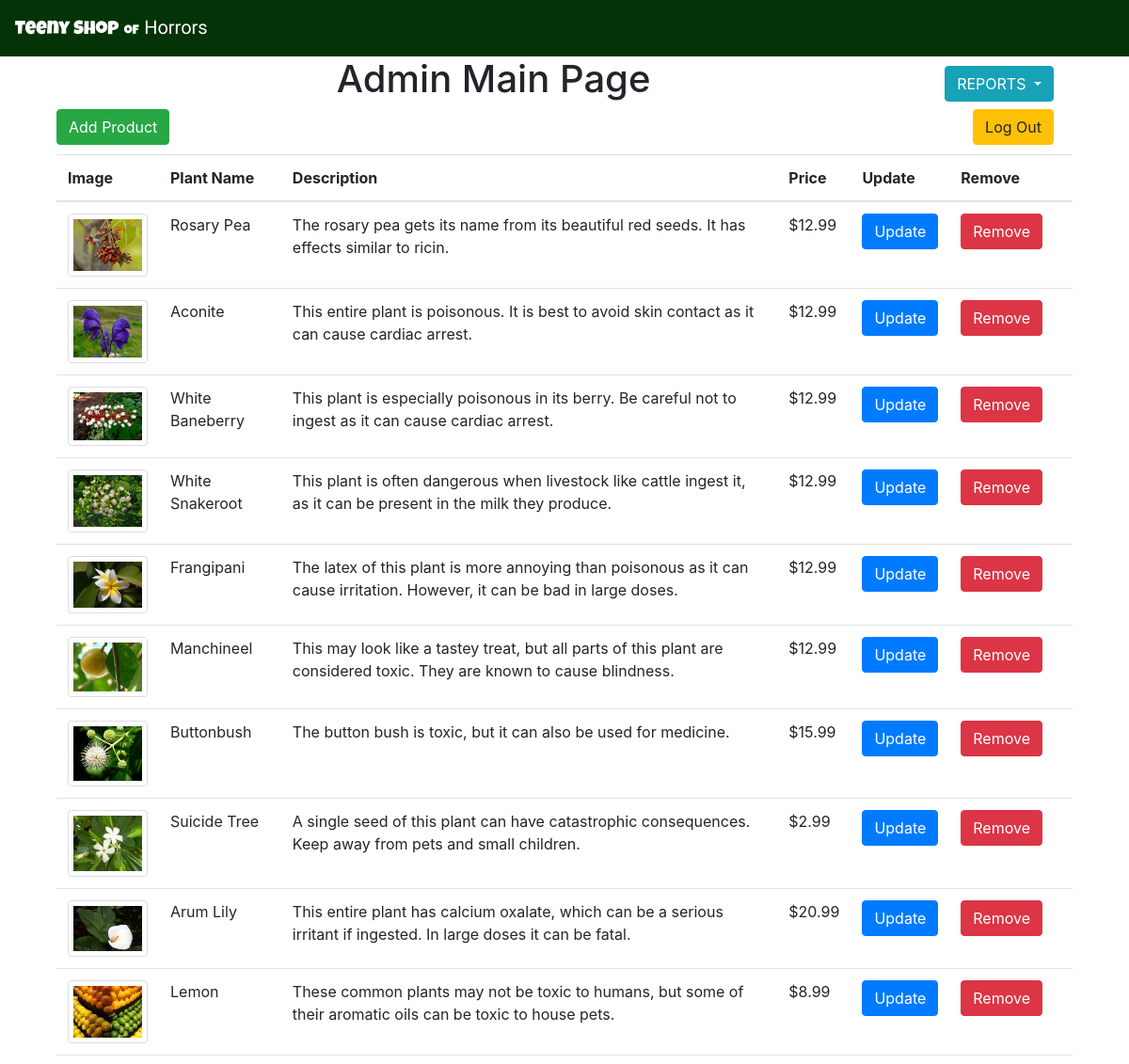
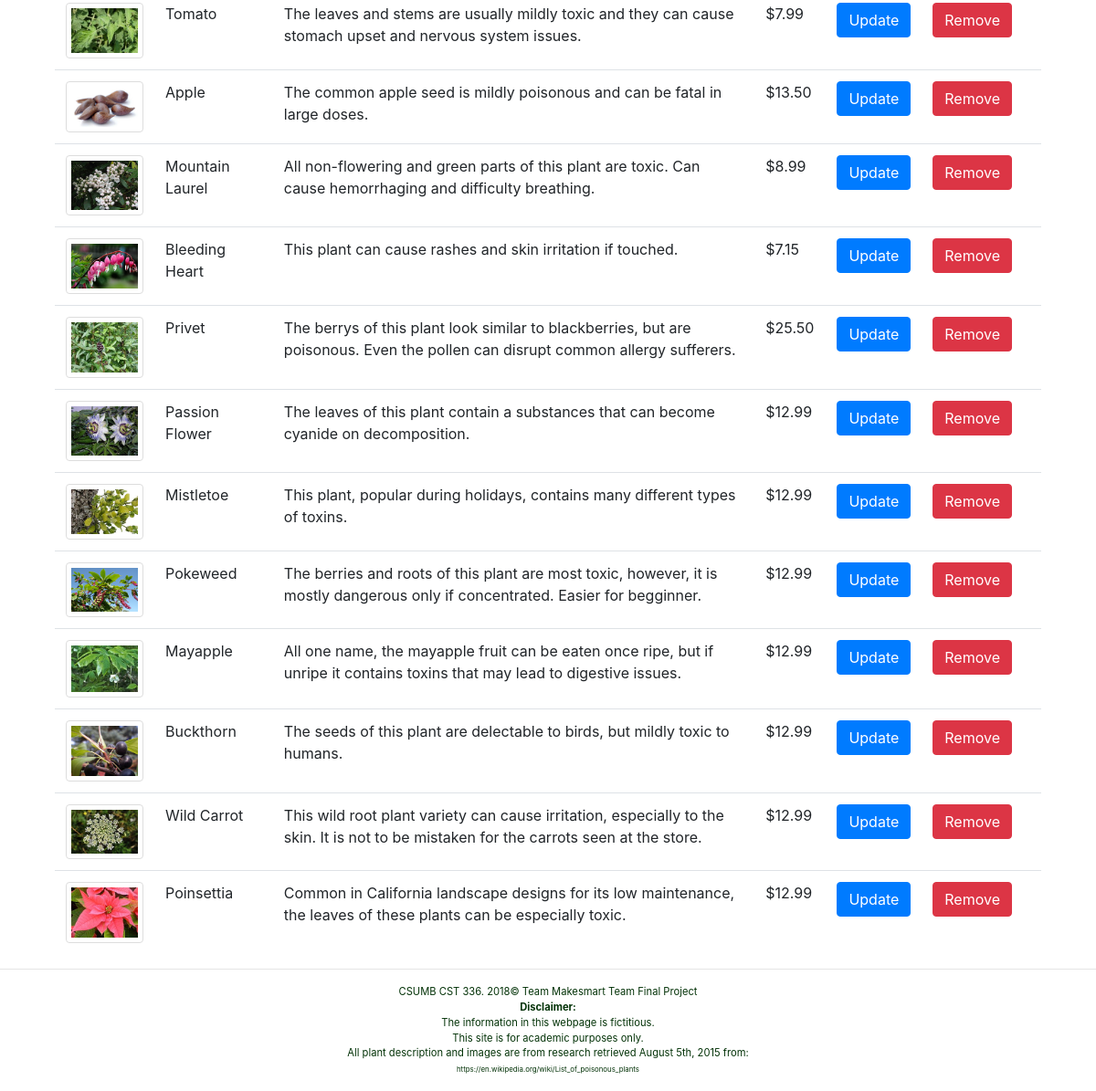
Page /CST336FINAL-PROJECT/admin/admin.php (signed in) on the committed database (2 pictures, top to bottom).
### tables this page shows
CREATE TABLE IF NOT EXISTS `plant` (
  `idplant` INT(11) NOT NULL AUTO_INCREMENT,
  `plantName` VARCHAR(45) NOT NULL DEFAULT ' ',
  `plantDesc` VARCHAR(225) NOT NULL DEFAULT ' ',
  `priceDollar` INT(11) NOT NULL DEFAULT '0',
  `priceCent` INT(11) NOT NULL DEFAULT '0',
  `imgLink` VARCHAR(225) NULL DEFAULT ' ',
  PRIMARY KEY (`idplant`));

### CST336FINAL-PROJECT/admin/admin.php (the view, shortened to what this page needs)
<!DOCTYPE html>
<html>
    <head>
        <link rel="stylesheet" href="https://maxcdn.bootstrapcdn.com/bootstrap/4.1.3/css/bootstrap.min.css">
        <link rel="stylesheet" href="styles/main.css" type="text/css" />
    </head>
    <body >
        <nav class="navbar navbar-expand-lg navbar-dark">
            <a class="navbar-brand" >
                <span id="teeny-shop">Teeny Shop</span>
                <span id="of"> of</span>
                <span id="horrors"> Horrors</span>
            </a>
        </nav>
        <div class='container'>
            <div class="dropdown">
                <button class="btn btn-info dropdown-toggle" type="button" data-toggle="dropdown" >REPORTS
                    <span class="caret"></span></button>
            </div>
            <div  class="text-center">
                <h1> Admin Main Page</h1>
            </div>
            <div>
                <?php
                function displayAllProducts() {
                    $conn = getDatabaseConnection();
                    $sql = "SELECT * FROM plant ORDER BY idplant";
                    $stmt = $conn->prepare($sql);
                    $stmt->execute();
                    $records = $stmt->fetchAll(PDO::FETCH_ASSOC);
                    return $records;
                }
                $records = displayAllProducts();
                echo "<div class='container' >";
                echo "<div class='span2' >
                    <form action='addProduct.php'>
                        <button type='submit' class='btn btn-success' id='beginning' name='addProduct' value='Add Product'>Add Product</button>
                        <input type='submit' style='float:right;' class='btn btn-warning' id='beginning' name='logOut' value='  Log Out  '/>
                    </form>
                 </div>";
                echo "<table class='table table-hover'>";
                echo
                "<thead>
                <tr>
                   <th scope = 'col'>Image</th>
                   <th scope = 'col'>Plant Name</th>
                   <th scope = 'col'>Description</th>
                   <th scope = 'col'>Price</th>
                   <th scope = 'col'>Update</th>
                   <th scope = 'col'>Remove</th>
                </tr>
              </thead>";
                echo "<tbody>";
                foreach ($records as $record) {
                    echo"<div id='$counter'>";
                    echo "<tr>";
                    $img = "../" . $record['imgLink'];
                    echo "<td><a target='_blank' href=" . $img . "><img src=" . $img . " alt='No Image' class='imagePlant'></td>";
                    echo "<td>" . $record['plantName'] . "</td>";
                    echo "<td>" . $record['plantDesc'] . "</td>";
                    echo "<td>" . "$" . $record['priceDollar'] . "." . $record['priceCent'] . "</td>";
                    echo "<td><a class='btn btn-primary' href='updateProduct.php?idplant=" . $record['idplant'] . "'>Update</a></td>";
                    echo '<form action="deleteProduct.php" method="get" onsubmit="return confirmDelete()">';
                    echo "<td><input type='submit' class='btn btn-danger' name='deleteProduct' value='Remove' id='dlt'></td>";
                    echo "</form>";
                }
                echo "</tbody>";
                echo "</table>";
                echo "</div>";
                ?>
            </div>
        </div>
    </body>
    <?php
    include '../php/footer.php';
    ?>
</html>

### CST336FINAL-PROJECT/php/footer.php
<?php
    echo "
                <style>
                    .footerId{
                    color: #043308;
                    text-align: center;
                    font-size: .7em;
                    }
                </style>
                <footer class='footerId'>
                    <hr>
		            <p>
		            CSUMB CST 336. 2018&copy; Team Makesmart Team Final Project <br />
		            <strong>Disclaimer:</strong><br />
		            The information in this webpage is fictitious. <br />
			        This site is for academic purposes only. <br />
		            All plant description and images are from research retrieved August 5th, 2015 from: <br />
                    <a class='footerId' href='https://en.wikipedia.org/wiki/List_of_poisonous_plants'>https://en.wikipedia.org/wiki/List_of_poisonous_plants</a>
               <footer>
        ";
?>

### CST336FINAL-PROJECT/admin/styles/main.css (style rules this page uses)
.navbar { background-color: #043308; height: 60px; }
#teeny-shop, #of { font-family: 'Luckiest Guy', cursive; }
#of { font-size: .7em; }
#horrors { font-family: 'Nosifer', cursive; }
span { color: white; }
.navbar { width: auto; }
img { border: 1px solid #ddd; border-radius: 4px; padding: 5px; width: 85px; }
.container input { margin-right: 20px; }
.dropdown, .btn-info dropdown-toggle { float: right; margin-top: 10px; margin-right: 35px; }
#beginning { margin-bottom: 10px; }

### CST336FINAL-PROJECT/php/footer.php (style rules this page uses)
.footerId { color: #043308; text-align: center; font-size: .7em; }

### rows in the picture
plant: imgLink (picture), plantName "Rosary Pea", plantDesc "The rosary pea gets its name from its beautiful red seeds. It has effects similar to ricin.", priceDollar "12", priceCent "99"
plant: imgLink (picture), plantName "Aconite", plantDesc "This entire plant is poisonous. It is best to avoid skin contact as it can cause cardiac arrest.", priceDollar "12", priceCent "99"
plant: imgLink (picture), plantName "White Baneberry", plantDesc "This plant is especially poisonous in its berry. Be careful not to ingest as it can cause cardiac arrest.", priceDollar "12", priceCent "99"
plant: imgLink (picture), plantName "White Snakeroot", plantDesc "This plant is often dangerous when livestock like cattle ingest it, as it can be present in the milk they produce.", priceDollar "12", priceCent "99"
plant: imgLink (picture), plantName "Frangipani", plantDesc "The latex of this plant is more annoying than poisonous as it can cause irritation. However, it can be bad in large doses.", priceDollar "12", priceCent "99"
plant: imgLink (picture), plantName "Manchineel", plantDesc "This may look like a tastey treat, but all parts of this plant are considered toxic. They are known to cause blindness.", priceDollar "12", priceCent "99"
plant: imgLink (picture), plantName "Buttonbush", plantDesc "The button bush is toxic, but it can also be used for medicine.", priceDollar "15", priceCent "99"
plant: imgLink (picture), plantName "Suicide Tree", plantDesc "A single seed of this plant can have catastrophic consequences. Keep away from pets and small children.", priceDollar "2", priceCent "99"
plant: imgLink (picture), plantName "Arum Lily", plantDesc "This entire plant has calcium oxalate, which can be a serious irritant if ingested. In large doses it can be fatal.", priceDollar "20", priceCent "99"
plant: imgLink (picture), plantName "Lemon", plantDesc "These common plants may not be toxic to humans, but some of their aromatic oils can be toxic to house pets.", priceDollar "8", priceCent "99"
plant: imgLink (picture), plantName "Tomato", plantDesc "The leaves and stems are usually mildly toxic and they can cause stomach upset and nervous system issues.", priceDollar "7", priceCent "99"
plant: imgLink (picture), plantName "Apple", plantDesc "The common apple seed is mildly poisonous and can be fatal in large doses.", priceDollar "13", priceCent "50"
plant: imgLink (picture), plantName "Mountain Laurel", plantDesc "All non-flowering and green parts of this plant are toxic. Can cause hemorrhaging and difficulty breathing.", priceDollar "8", priceCent "99"
plant: imgLink (picture), plantName "Bleeding Heart", plantDesc "This plant can cause rashes and skin irritation if touched.", priceDollar "7", priceCent "15"
plant: imgLink (picture), plantName "Privet", plantDesc "The berrys of this plant look similar to blackberries, but are poisonous. Even the pollen can disrupt common allergy sufferers.", priceDollar "25", priceCent "50"
plant: imgLink (picture), plantName "Passion Flower", plantDesc "The leaves of this plant contain a substances that can become cyanide on decomposition.", priceDollar "12", priceCent "99"
plant: imgLink (picture), plantName "Mistletoe", plantDesc "This plant, popular during holidays, contains many different types of toxins.", priceDollar "12", priceCent "99"
plant: imgLink (picture), plantName "Pokeweed", plantDesc "The berries and roots of this plant are most toxic, however, it is mostly dangerous only if concentrated. Easier for begginner.", priceDollar "12", priceCent "99"
plant: imgLink (picture), plantName "Mayapple", plantDesc "All one name, the mayapple fruit can be eaten once ripe, but if unripe it contains toxins that may lead to digestive issues.", priceDollar "12", priceCent "99"
plant: imgLink (picture), plantName "Buckthorn", plantDesc "The seeds of this plant are delectable to birds, but mildly toxic to humans.", priceDollar "12", priceCent "99"
plant: imgLink (picture), plantName "Wild Carrot", plantDesc "This wild root plant variety can cause irritation, especially to the skin. It is not to be mistaken for the carrots seen at the store.", priceDollar "12", priceCent "99"
plant: imgLink (picture), plantName "Poinsettia", plantDesc "Common in California landscape designs for its low maintenance, the leaves of these plants can be especially toxic.", priceDollar "12", priceCent "99"
